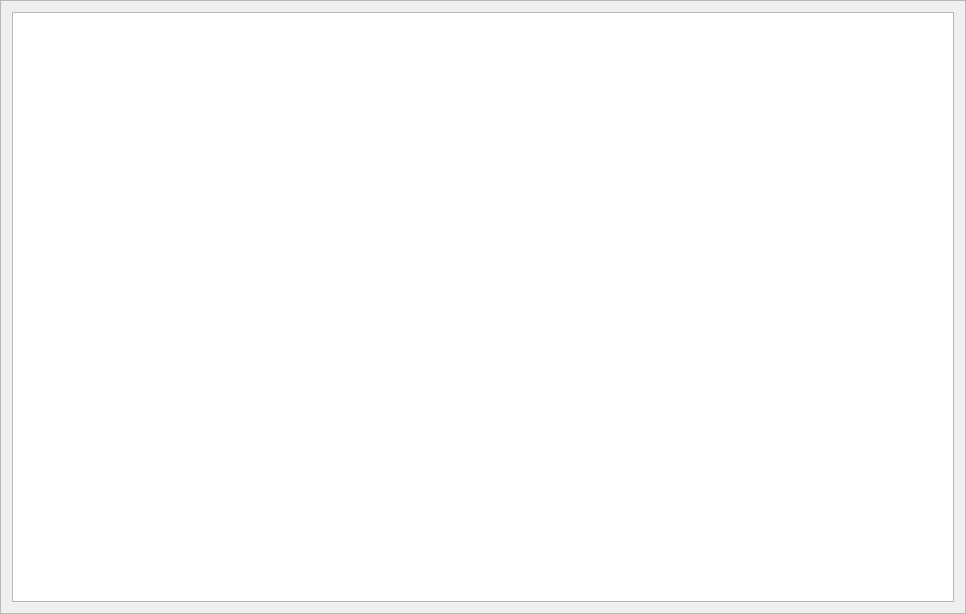
<?xml version="1.0" encoding="UTF-8"?>
<ui version="4.0">
 <class>TransactionsPoolFrame</class>
 <widget class="QFrame" name="TransactionsPoolFrame">
  <property name="geometry">
   <rect>
    <x>0</x>
    <y>0</y>
    <width>966</width>
    <height>614</height>
   </rect>
  </property>
  <property name="windowTitle">
   <string>Frame</string>
  </property>
  <property name="frameShape">
   <enum>QFrame::StyledPanel</enum>
  </property>
  <property name="frameShadow">
   <enum>QFrame::Raised</enum>
  </property>
  <layout class="QGridLayout" name="gridLayout">
   <item row="0" column="0">
    <widget class="QTreeView" name="m_transactionspoolView">
     <property name="sizeAdjustPolicy">
      <enum>QAbstractScrollArea::AdjustIgnored</enum>
     </property>
     <property name="editTriggers">
      <set>QAbstractItemView::AnyKeyPressed|QAbstractItemView::CurrentChanged|QAbstractItemView::EditKeyPressed|QAbstractItemView::SelectedClicked</set>
     </property>
     <property name="alternatingRowColors">
      <bool>true</bool>
     </property>
     <property name="rootIsDecorated">
      <bool>false</bool>
     </property>
     <property name="uniformRowHeights">
      <bool>true</bool>
     </property>
     <property name="itemsExpandable">
      <bool>false</bool>
     </property>
     <property name="sortingEnabled">
      <bool>false</bool>
     </property>
     <attribute name="headerCascadingSectionResizes">
      <bool>true</bool>
     </attribute>
     <attribute name="headerShowSortIndicator" stdset="0">
      <bool>false</bool>
     </attribute>
    </widget>
   </item>
  </layout>
 </widget>
 <resources>
  <include location="../../resources.qrc"/>
 </resources>
 <connections>
  <connection>
   <sender>m_transactionspoolView</sender>
   <signal>doubleClicked(QModelIndex)</signal>
   <receiver>TransactionsPoolFrame</receiver>
   <slot>showBlockChainDetails(QModelIndex)</slot>
   <hints>
    <hint type="sourcelabel">
     <x>414</x>
     <y>287</y>
    </hint>
    <hint type="destinationlabel">
     <x>414</x>
     <y>306</y>
    </hint>
   </hints>
  </connection>
  <connection>
   <sender>m_transactionspoolView</sender>
   <signal>customContextMenuRequested(QPoint)</signal>
   <receiver>TransactionsPoolFrame</receiver>
   <slot>on_customContextMenuRequested(QPoint)</slot>
   <hints>
    <hint type="sourcelabel">
     <x>482</x>
     <y>291</y>
    </hint>
    <hint type="destinationlabel">
     <x>482</x>
     <y>306</y>
    </hint>
   </hints>
  </connection>
 </connections>
 <slots>
  <slot>showBlockChainDetails(QModelIndex)</slot>
  <slot>on_customContextMenuRequested(QPoint)</slot>
 </slots>
</ui>
